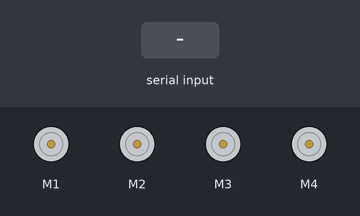
Recording of a sketch running on a simulated Arduino Uno, built with avr-gcc and run on an emulated ATmega328P. Shown: 4 × DC motor (green arrow = forward, orange = backward, longer = faster). Inputs (shaded band) come from the test bench.

Above: at 1.2 s.
1.3 s: "F" received over the second serial link
At 1.7 s:
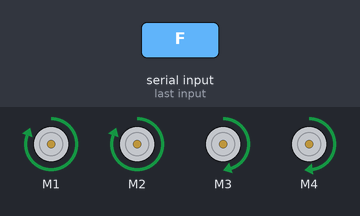
2.8 s: "B" received over the second serial link
At 4.0 s:
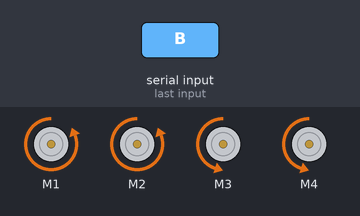
4.3 s: "L" received over the second serial link
At 5.2 s:
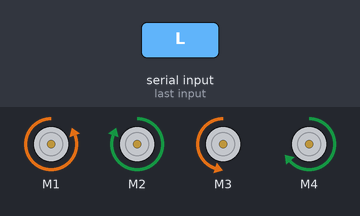
5.8 s: "R" received over the second serial link
At 6.4 s:
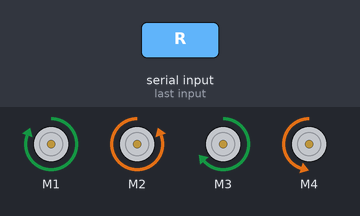
7.3 s: "G" received over the second serial link
At 8.5 s:
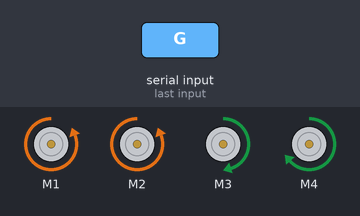
8.8 s: "I" received over the second serial link
At 9.8 s:
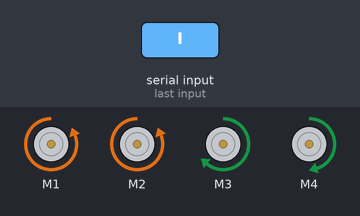
Timing chart, 0 to 11.3 s (numbered marks = the images above; inputs shaded):
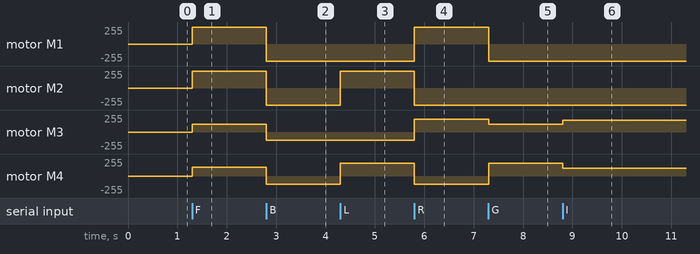

The sketch:

bluetoothCar.ino
```cpp
#include <AFMotor.h>
#include <SoftwareSerial.h>

SoftwareSerial bluetoothSerial(0, 1); // RX, TX

//initial motors pin
AF_DCMotor motor1(1, MOTOR12_1KHZ);
AF_DCMotor motor2(2, MOTOR12_1KHZ);
AF_DCMotor motor3(3, MOTOR34_1KHZ);
AF_DCMotor motor4(4, MOTOR34_1KHZ);

char command;

void setup()
{
  bluetoothSerial.begin(9600);  //Set the baud rate to your Bluetooth module.
}

void loop() {
  if (bluetoothSerial.available() > 0) {
    command = bluetoothSerial.read();

    Stop(); //initialize with motors stoped

    switch (command) {
      case 'F':
        forward();
        break;
      case 'B':
        back();
        break;
      case 'L':
        left();
        break;
      case 'R':
        right();
        break;
      case 'G':
        fleft();
        break;
      case 'I':
        fright();
        break;
      case 'H':
        backleft();
        break;
      default:
        Stop();
        break;

    }
  }
}


void forward()
{
  motor1.setSpeed(255); //Define maximum velocity
  motor1.run(FORWARD);  //rotate the motor clockwise
  motor2.setSpeed(255); //Define maximum velocity
  motor2.run(FORWARD);  //rotate the motor clockwise
  motor3.setSpeed(120); //Define maximum velocity
  motor3.run(FORWARD);  //rotate the motor clockwise
  motor4.setSpeed(130); //Define maximum velocity
  motor4.run(FORWARD);  //rotate the motor clockwise
}

void back()
{
  motor1.setSpeed(255); //Define maximum velocity
  motor1.run(BACKWARD); //rotate the motor anti-clockwise
  motor2.setSpeed(255); //Define maximum velocity
  motor2.run(BACKWARD); //rotate the motor anti-clockwise
  motor3.setSpeed(120); //Define maximum velocity
  motor3.run(BACKWARD); //rotate the motor anti-clockwise
  motor4.setSpeed(120); //Define maximum velocity
  motor4.run(BACKWARD); //rotate the motor anti-clockwise
}

void left()
{
  motor1.setSpeed(255); //Define maximum velocity
  motor1.run(BACKWARD); //rotate the motor anti-clockwise
  motor2.setSpeed(255); //Define maximum velocity
  motor2.run(FORWARD); //rotate the motor anti-clockwise
  motor3.setSpeed(120); //Left wheel
  motor3.run(BACKWARD);  //rotate the motor clockwise
  motor4.setSpeed(190); //Right wheel
  motor4.run(FORWARD);  //rotate the motor clockwise
}

void right()
{
  motor1.setSpeed(255); //Define maximum velocity
  motor1.run(FORWARD);  //rotate the motor clockwise
  motor2.setSpeed(255); //Define maximum velocity
  motor2.run(BACKWARD);  //rotate the motor clockwise
  motor3.setSpeed(190); //Left wheel
  motor3.run(FORWARD); //rotate the motor anti-clockwise
  motor4.setSpeed(120); //Right wheel
  motor4.run(BACKWARD); //rotate the motor anti-clockwise
}

void fleft()
{
  motor1.setSpeed(255); //Define maximum velocity
  motor1.run(BACKWARD); //rotate the motor anti-clockwise
  motor2.setSpeed(255); //Define maximum velocity
  motor2.run(BACKWARD); //rotate the motor anti-clockwise
  motor3.setSpeed(120); //Left wheel
  motor3.run(FORWARD);  //rotate the motor clockwise
  motor4.setSpeed(190); //Right wheel
  motor4.run(FORWARD);  //rotate the motor clockwise
}
void fright()
{
  motor1.setSpeed(255); //Define maximum velocity
  motor1.run(BACKWARD); //rotate the motor anti-clockwise
  motor2.setSpeed(255); //Define maximum velocity
  motor2.run(BACKWARD); //rotate the motor anti-clockwise
  motor3.setSpeed(180); //Left wheel
  motor3.run(FORWARD);  //rotate the motor clockwise
  motor4.setSpeed(120); //Right wheel
  motor4.run(FORWARD);  //rotate the motor clockwise
}
void backleft()
{
  motor1.setSpeed(255); //Define maximum velocity
  motor1.run(BACKWARD); //rotate the motor anti-clockwise
  motor2.setSpeed(255); //Define maximum velocity
  motor2.run(BACKWARD); //rotate the motor anti-clockwise
  motor3.setSpeed(120); //Left wheel
  motor3.run(BACKWARD);  //rotate the motor clockwise
  motor4.setSpeed(190); //Right wheel
  motor4.run(BACKWARD);  //rotate the motor clockwise
}
void Stop()
{
  motor1.setSpeed(0);  //Define minimum velocity
  motor1.run(RELEASE); //stop the motor when release the button
  motor2.setSpeed(0);  //Define minimum velocity
  motor2.run(RELEASE); //rotate the motor clockwise
  motor3.setSpeed(0);  //Define minimum velocity
  motor3.run(RELEASE); //stop the motor when release the button
  motor4.setSpeed(0);  //Define minimum velocity
  motor4.run(RELEASE); //stop the motor when release the button
}
```

Measured:
- after the input at 1.3 s, motor M1, motor M2: stopped → forward 255/255 at once; motor M3: stopped → forward 120/255 at once; motor M4: stopped → forward 130/255 at once
- after the input at 2.8 s, motor M1, motor M2: forward 255/255 → backward 255/255 at once; motor M3: forward 120/255 → backward 120/255 at once; motor M4: forward 130/255 → backward 120/255 at once
- after the input at 4.3 s, motor M2: backward 255/255 → forward 255/255 at once; motor M4: backward 120/255 → forward 190/255 at once
- after the input at 5.8 s, motor M1: backward 255/255 → forward 255/255 at once; motor M2: forward 255/255 → backward 255/255 at once; motor M3: backward 120/255 → forward 190/255 at once; motor M4: forward 190/255 → backward 120/255 at once
- after the input at 7.3 s, motor M1: forward 255/255 → backward 255/255 at once; motor M3: forward 190/255 → forward 120/255 at once; motor M4: backward 120/255 → forward 190/255 at once
- after the input at 8.8 s, motor M3: forward 120/255 → forward 180/255 at once; motor M4: forward 190/255 → forward 120/255 at once
